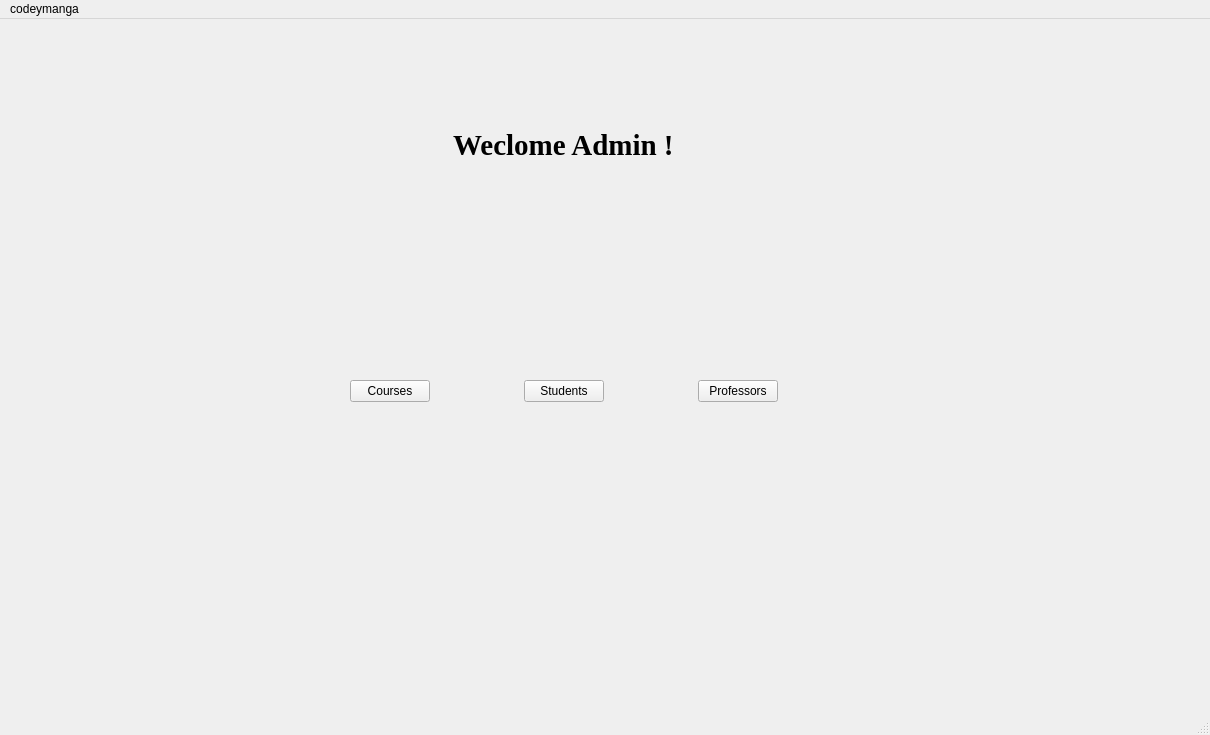
<?xml version="1.0" encoding="UTF-8"?>
<ui version="4.0">
 <class>Dashboard</class>
 <widget class="QMainWindow" name="Dashboard">
  <property name="geometry">
   <rect>
    <x>0</x>
    <y>0</y>
    <width>1210</width>
    <height>735</height>
   </rect>
  </property>
  <property name="windowTitle">
   <string>MainWindow</string>
  </property>
  <widget class="QWidget" name="centralwidget">
   <widget class="QWidget" name="">
    <property name="geometry">
     <rect>
      <x>350</x>
      <y>110</y>
      <width>428</width>
      <height>276</height>
     </rect>
    </property>
    <layout class="QVBoxLayout" name="verticalLayout_3">
     <item alignment="Qt::AlignHCenter">
      <widget class="QLabel" name="welcome_admin">
       <property name="font">
        <font>
         <family>Times New Roman</family>
         <pointsize>22</pointsize>
         <bold>true</bold>
        </font>
       </property>
       <property name="text">
        <string>Weclome Admin !</string>
       </property>
      </widget>
     </item>
     <item>
      <spacer name="verticalSpacer">
       <property name="orientation">
        <enum>Qt::Vertical</enum>
       </property>
       <property name="sizeHint" stdset="0">
        <size>
         <width>268</width>
         <height>188</height>
        </size>
       </property>
      </spacer>
     </item>
     <item>
      <layout class="QGridLayout" name="gridLayout">
       <item row="0" column="0">
        <widget class="QPushButton" name="courses">
         <property name="text">
          <string>Courses</string>
         </property>
        </widget>
       </item>
       <item row="0" column="1">
        <spacer name="horizontalSpacer_3">
         <property name="orientation">
          <enum>Qt::Horizontal</enum>
         </property>
         <property name="sizeHint" stdset="0">
          <size>
           <width>78</width>
           <height>28</height>
          </size>
         </property>
        </spacer>
       </item>
       <item row="0" column="2">
        <widget class="QPushButton" name="stud">
         <property name="text">
          <string>Students</string>
         </property>
        </widget>
       </item>
       <item row="0" column="3">
        <spacer name="horizontalSpacer_5">
         <property name="orientation">
          <enum>Qt::Horizontal</enum>
         </property>
         <property name="sizeHint" stdset="0">
          <size>
           <width>78</width>
           <height>28</height>
          </size>
         </property>
        </spacer>
       </item>
       <item row="0" column="4">
        <widget class="QPushButton" name="prof">
         <property name="text">
          <string>Professors</string>
         </property>
        </widget>
       </item>
      </layout>
     </item>
    </layout>
   </widget>
  </widget>
  <widget class="QMenuBar" name="menubar">
   <property name="geometry">
    <rect>
     <x>0</x>
     <y>0</y>
     <width>1210</width>
     <height>25</height>
    </rect>
   </property>
   <widget class="QMenu" name="menuDashboard">
    <property name="title">
     <string>codeymanga</string>
    </property>
   </widget>
   <addaction name="menuDashboard"/>
  </widget>
  <widget class="QStatusBar" name="statusbar"/>
 </widget>
 <resources/>
 <connections/>
</ui>
